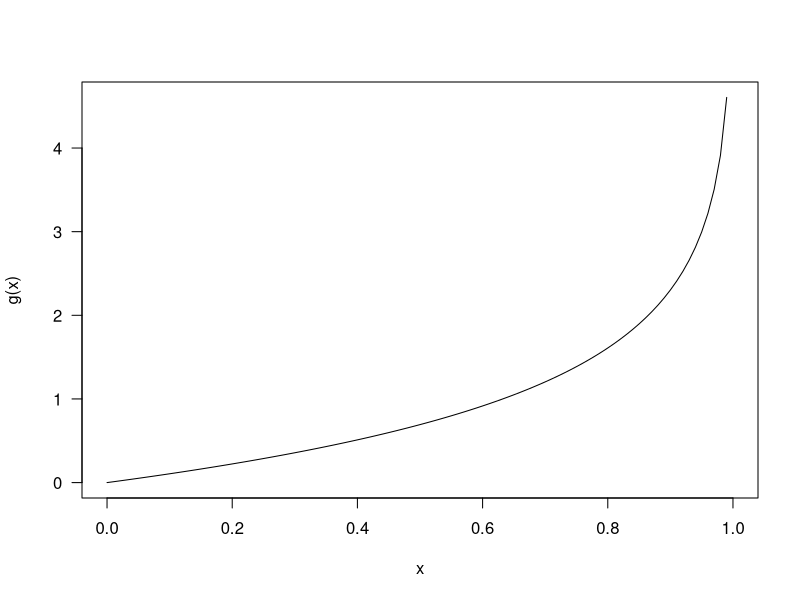

Write R code to recreate this figure.
## ---- chunk 1
options(width = 90)
library(knitr)
knit_hooks$set(small.mar = function(before, options, envir) {
    if (before) par(mar = c(4, 4, .1, .1))  # smaller margin on top and right
})
## ---- chunk 2
curve(qexp, from = 0, to = 1, xlab = "x", ylab = "g(x)", las = 1)
## ---- chunk 3
# computes the x-th Fibonacci number without recursion and with vectorization
F <- function(x) {
  sqrt_5 <- sqrt(5) # defined once, used twice
  golden_ratio <- (1 + sqrt_5) / 2
  return(round(golden_ratio ^ (x + 1) / sqrt_5))
}
# probability of knocking down x out of n pins
Pr <- function(x, n = 10) return( ifelse(x > n, 0, F(x)) / (-1 + F(n + 2)) )

Omega <- 0:10 # 0, 1, 2, 3, 4, 5, 6, 7, 8, 9, 10
names(Omega) <- as.character(Omega)
round(c(Pr(Omega), total = sum(Pr(Omega))), digits = 4)

x <- sample(Omega, size = 1, prob = Pr(Omega)) # realization of random variable
## ---- chunk 4
(TRUE & TRUE) == (TRUE * TRUE)
(TRUE & FALSE) == (TRUE * FALSE)
## ---- chunk 5
joint_Pr <- matrix(0, nrow = length(Omega), ncol = length(Omega))
rownames(joint_Pr) <- colnames(joint_Pr) <- as.character(Omega)
for (x1 in Omega) { # already created by source("bowling.R")
  Pr_x1 <- Pr(x1, n = 10)
  for (x2 in 0:(10 - x1))
    joint_Pr[x1 + 1, x2 + 1] <- Pr_x1 * Pr(x2, n = 10 - x1)
}
sum(joint_Pr) # that sums to 1
## ---- chunk 6
library(kableExtra)
library(dplyr)
options("kableExtra.html.bsTable" = TRUE)
options(scipen = 5)
tmp <- as.data.frame(joint_Pr)
for (i in 1:ncol(tmp)) 
  tmp[,i] <- cell_spec(round(tmp[,i], digits = 6), "html", bold = tmp[,i] == 0,
                       color = ifelse(tmp[,i] == 0, "red", "black"))
kable(tmp, digits = 5, align = 'c', escape = FALSE) %>%
    kable_styling("striped", full_width = FALSE)
## ---- chunk 7
tmp <- as.data.frame(joint_Pr)
for (i in 1:ncol(tmp)) 
  tmp[,i] <- cell_spec(round(tmp[,i], digits = 6), "html", bold = tmp[,i] == 0,
                       color = ifelse(tmp[,i] == 0, "red", "black"))
kable(tmp, digits = 5, align = 'c', escape = FALSE) %>%
    kable_styling("striped", full_width = FALSE)
## ---- chunk 8
round(rbind(Pr_X1 = Pr(Omega), margin1 = rowSums(joint_Pr), margin2 = colSums(joint_Pr)), 3)
## ---- chunk 9
tmp <- as.data.frame(joint_Pr)
for (i in 1:ncol(tmp)) 
  tmp[,i] <- cell_spec(round(tmp[,i], digits = 6), "html", bold = tmp[,i] == 0,
                       color = ifelse(tmp[,i] == 0, "red", 
                                      ifelse(i == 5, "black", "blue")))
kable(tmp, digits = 5, align = 'c', escape = FALSE) %>%
    kable_styling("striped", full_width = FALSE)
## ---- chunk 10
joint_Pr["3", "4"] / sum(joint_Pr[,"4"])
## ---- chunk 11
round(Pr(Omega), digits = 4)  # What is the mode, median, and expectation of X1?
## ---- chunk 12
sum(-log(joint_Pr) * joint_Pr, na.rm = TRUE) # entropy
## ---- chunk 13
dhyper <- function(x, N, K, n) choose(K, x) * choose(N - K, n - x) / choose(N, n)
dhyper(x = 1, N = 52, K = 16, n = 1) * # probability of a 10, J, Q, or K
dhyper(x = 1, N = 51, K =  4, n = 1) * # probability of an Ace given a non-Ace
2 # because the Ace can come either first or second
